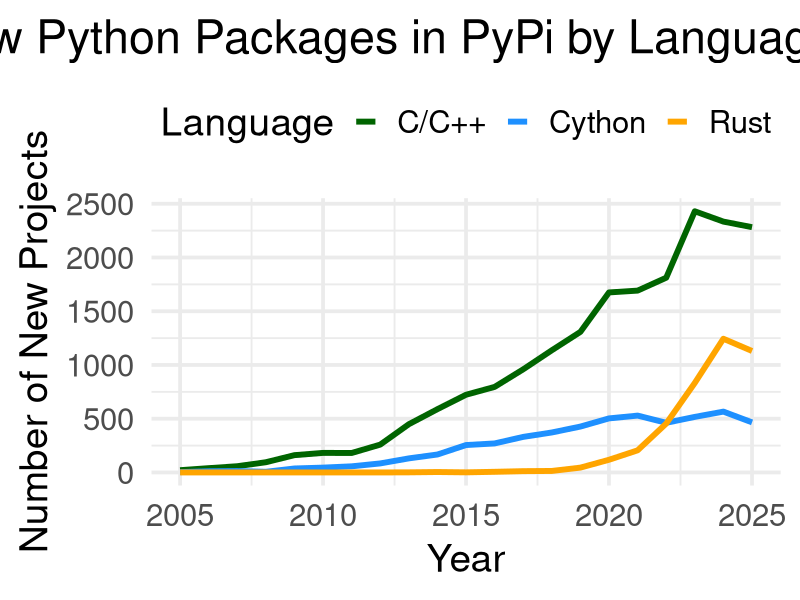

This chart was generated by the following R code:
library(readr)
library(dplyr)
library(tidyr)
library(ggplot2)
library(lubridate)

read_csv("output/new_projects.csv") |>
  select(-total) |>
  pivot_longer(
    cols = -first_date,
    names_to = "Language",
    values_to = "count"
  ) |>
  mutate(
    first_date = as.Date(first_date),
    year_start = floor_date(first_date, "year")
  ) |>
  group_by(Language, year_start) |>
  summarise(
    yearly_count = sum(count),
    .groups = "drop"
  ) |>
  ggplot(aes(x = year_start, y = yearly_count, color = Language)) +
  geom_line(linewidth = 2) +
  scale_color_manual(
    name = "Language",
    values = c(
      "Rust" = "orange",
      "Cython" = "#1E90FF",
      "C/C++" = "#006400"
    )
  ) +
  labs(
    title = "New Python Packages in PyPi by Language (yearly)",
    x = "Year",
    y = "Number of New Projects",
    color = "Language"
  ) +
  theme_minimal(base_size = 28) +
  theme(
    legend.position = "top",
    plot.title = element_text(hjust = 0.5)
  )